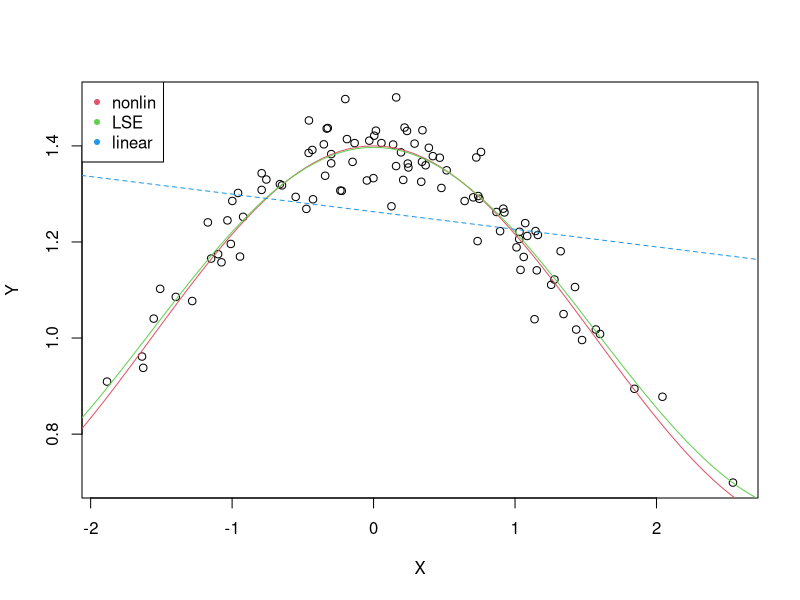

Reproduce this figure in R.
## ---- chunk 1
N <- 100

f <- function(x, ab) ab[1]*cos(x) + ab[2]
L <- function(X, Y, ab) sum((Y-f(X,ab))^2)

f0 <- function(x, AB) AB[1] + AB[2]*x
L0 <- function(X, Y, AB) sum((Y-f0(X,AB))^2)
## ---- chunk 2
ab <- c(0.4, 1)
eps <- 0.05

X <- rnorm(N)
Y <- f(X, ab) + rnorm(N, 0, eps)
## ---- chunk 3
NLM <- nlm(function(ab)L(X, Y, ab), c(1,1))
SNLM <- summary(NLM)
ab. <- NLM$estimate
cbind(ab.=ab., ab=ab)
## ---- chunk 4
LM <- lm(Y~X)
SLM <- summary(LM)
AB. <- SLM$coefficients[,1]
cbind(AB.=AB.)
## ---- chunk 5
plot(X,Y)
pl <- function(x)f(x, ab); curve(pl, -3, 3, add=TRUE, col=2)
pl <- function(x)f(x, ab.); curve(pl, -3, 3, add=TRUE, col=3)
pl <- function(x)f0(x, AB.); curve(pl, -3, 3, add=TRUE, col=4, lty=2)
legend('topleft', c('nonlin', 'LSE', 'linear'), pch=20, col=c(2, 3, 4))
## ---- chunk 6
c(Q.linear=L0(X, Y, AB.), Q.model=L(X, Y, ab), Q.model.hat=L(X, Y, ab.))
## ---- chunk 7
Y. <- f0(X, AB.)

QT <- sum((Y - mean(Y))^2)
QT
QR <- sum((Y. - mean(Y))^2)
QR
QE <- sum((Y - Y.)^2)
QE
R2 <- QR / QT
R2
## ---- chunk 8
xx <- sum((X - mean(X))^2)
S2 <- QE / (N - 2)
S2a <- S2 * sum(X^2) / N / xx
S2b <- S2 / xx

F. <- QR / QT * (N - 2)
F.
Pf <- 1 - pf(F., 2, N - 2)
Ta <- AB.[1] / sqrt(S2a)
Tb <- AB.[2] / sqrt(S2b)
Pa <- 2 * (1 - pt(abs(Ta), N - 2))
Pb <- 2 * (1 - pt(abs(Tb), N - 2))
## ---- chunk 9
c(R2, SLM$r.squared)
df <- SLM$df[seq(2)]
Pf.lm <- 1 - pf(SLM$fstatistic[1], df[1], df[2])
cbind(c(Pf=Pf, Pa=Pa, Pb=Pb), c(Pf=Pf.lm, SLM$coefficients[,4]))
